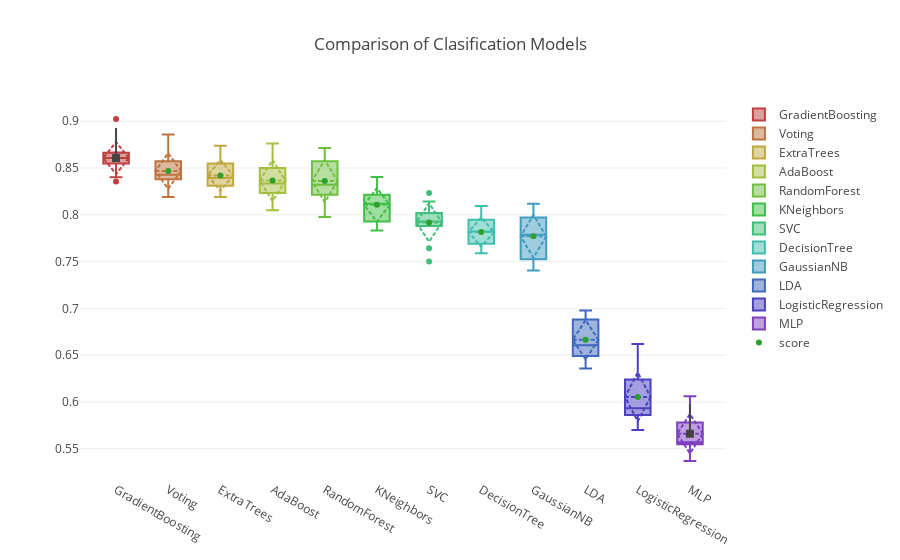

Notebook code for this chart:
### Code cell
#"""
import plotly
import plotly.graph_objs as go
from plotly.offline.offline import _plot_html
plotly.offline.init_notebook_mode(connected=True)
#"""
#salida = list(topDf.T.to_dict().values())
#names = list(salida[0].keys())
#salida
#
#plot_models(topDf)
#plot_models(df)
#
def plot_models(dataframe):
    names = list(dataframe.columns)
    #names = [i.split('Classifier')[0] for i in dataframe.columns]
    df = dataframe.sort_values(['Accuracy'],ascending=False).drop_duplicates(subset=['Modelo'])
    df['Modelo'] = df['Modelo'].str.replace('Classifier','')
    df['Modelo'] = df['Modelo'].str.replace('LinearDiscriminantAnalysis','LDA')
    salida = list(df.T.to_dict().values())
    results = sorted(salida, key=lambda k: k['Accuracy'], reverse=True)
    data = []
    N = len(results)
    c = ['hsl('+str(h)+',50%'+',50%)' for h in np.linspace(0, 270, N)]
    
    for i, d in enumerate(results):
        trace = go.Box(
            y=d['values'],
            name=d['Modelo'],
            marker=dict(
                color=c[i],
            ),
            boxmean='sd'
        )
        data.append(trace)
    
    text_scatter = go.Scatter(
            x=[d['Modelo'] for d in results],
            y=[d['Accuracy'] for d in results],
            name='score',
            mode='markers',
            text=['Explanation' for _ in results]
    )
    data.append(text_scatter)

    layout = go.Layout(
        #showlegend=False,
        title='Comparison of Clasification Models',
        annotations=[
            dict(
                x=results[0]['Modelo'],
                y=results[0]['Accuracy'],
                xref='x',
                yref='y',
                #text='Best model',
                showarrow=True,
                arrowhead=7,
                ax=0,
                ay=-40
            ),
            dict(
                x=results[-1]['Modelo'],
                y=results[-1]['Accuracy'],
                xref='x',
                yref='y',
                #text='Worst model',
                showarrow=True,
                arrowhead=7,
                ax=0,
                ay=-40
            )
        ]
    )
    fig = go.Figure(data=data, layout=layout)
    
    plotly.offline.iplot(fig, image='svg')

    
plot_models(df)

### Figure 1 — Plotly figure (JSON) as saved in the notebook; plotly's stock layout.template omitted (floating-point values rounded to 4 significant figures)
{"data": [{"boxmean": "sd", "marker": {"color": "hsl(0.0,50%,50%)"}, "name": "GradientBoosting", "type": "box", "y": [0.8548, 0.8619, 0.9024, 0.8667, 0.8548, 0.8643, 0.8595, 0.8357, 0.8401, 0.8663]}, {"boxmean": "sd", "marker": {"color": "hsl(24.5454545455,50%,50%)"}, "name": "Voting", "type": "box", "y": [0.8381, 0.869, 0.8857, 0.8405, 0.85, 0.8571, 0.8452, 0.819, 0.8234, 0.8401]}, {"boxmean": "sd", "marker": {"color": "hsl(49.0909090909,50%,50%)"}, "name": "ExtraTrees", "type": "box", "y": [0.8405, 0.8548, 0.8738, 0.8381, 0.831, 0.8643, 0.8405, 0.819, 0.8234, 0.8353]}, {"boxmean": "sd", "marker": {"color": "hsl(73.6363636364,50%,50%)"}, "name": "AdaBoost", "type": "box", "y": [0.8262, 0.8381, 0.8762, 0.8286, 0.8071, 0.8619, 0.85, 0.8048, 0.8234, 0.8496]}, {"boxmean": "sd", "marker": {"color": "hsl(98.1818181818,50%,50%)"}, "name": "RandomForest", "type": "box", "y": [0.8238, 0.8143, 0.8714, 0.7976, 0.8214, 0.8571, 0.8262, 0.8381, 0.8449, 0.8663]}, {"boxmean": "sd", "marker": {"color": "hsl(122.727272727,50%,50%)"}, "name": "KNeighbors", "type": "box", "y": [0.7929, 0.8214, 0.8119, 0.7881, 0.8119, 0.8405, 0.819, 0.7833, 0.8043, 0.8329]}, {"boxmean": "sd", "marker": {"color": "hsl(147.272727273,50%,50%)"}, "name": "SVC", "type": "box", "y": [0.7643, 0.7881, 0.8143, 0.7905, 0.7929, 0.8, 0.7929, 0.75, 0.8234, 0.8019]}, {"boxmean": "sd", "marker": {"color": "hsl(171.818181818,50%,50%)"}, "name": "DecisionTree", "type": "box", "y": [0.7833, 0.7857, 0.8, 0.769, 0.7643, 0.8095, 0.781, 0.769, 0.7589, 0.7947]}, {"boxmean": "sd", "marker": {"color": "hsl(196.363636364,50%,50%)"}, "name": "GaussianNB", "type": "box", "y": [0.7405, 0.7786, 0.7786, 0.7524, 0.7524, 0.8119, 0.7929, 0.7643, 0.7971, 0.8019]}, {"boxmean": "sd", "marker": {"color": "hsl(220.909090909,50%,50%)"}, "name": "LDA", "type": "box", "y": [0.6524, 0.6548, 0.6881, 0.6452, 0.6667, 0.6976, 0.6905, 0.6357, 0.6492, 0.685]}, {"boxmean": "sd", "marker": {"color": "hsl(245.454545455,50%,50%)"}, "name": "LogisticRegression", "type": "box", "y": [0.5908, 0.5948, 0.6228, 0.57, 0.592, 0.586, 0.662, 0.586, 0.626, 0.624]}, {"boxmean": "sd", "marker": {"color": "hsl(270.0,50%,50%)"}, "name": "MLP", "type": "box", "y": [0.5369, 0.5549, 0.5649, 0.556, 0.578, 0.55, 0.606, 0.558, 0.556, 0.6]}, {"mode": "markers", "name": "score", "text": ["Explanation", "Explanation", "Explanation", "Explanation", "Explanation", "Explanation", "Explanation", "Explanation", "Explanation", "Explanation", "Explanation", "Explanation"], "type": "scatter", "x": ["GradientBoosting", "Voting", "ExtraTrees", "AdaBoost", "RandomForest", "KNeighbors", "SVC", "DecisionTree", "GaussianNB", "LDA", "LogisticRegression", "MLP"], "y": [0.8606, 0.8468, 0.8421, 0.8366, 0.8361, 0.8106, 0.7918, 0.7816, 0.777, 0.6665, 0.6054, 0.5661]}], "layout": {"annotations": [{"arrowhead": 7, "ax": 0, "ay": -40, "showarrow": true, "x": "GradientBoosting", "xref": "x", "y": 0.8606, "yref": "y"}, {"arrowhead": 7, "ax": 0, "ay": -40, "showarrow": true, "x": "MLP", "xref": "x", "y": 0.5661, "yref": "y"}], "title": "Comparison of Clasification Models"}}
